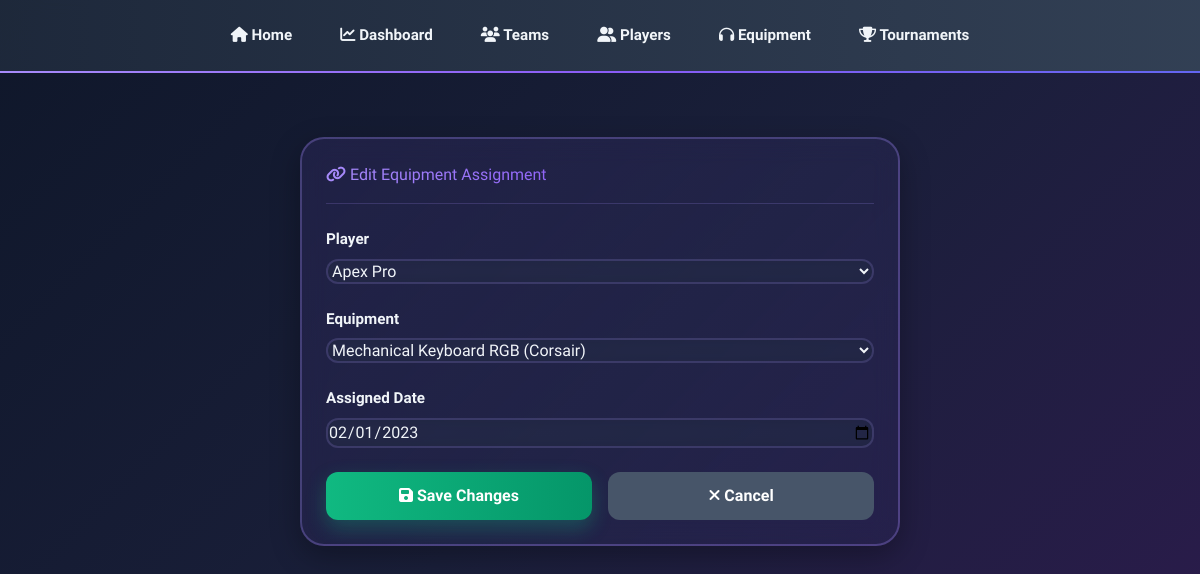
The app's page /assignment/1/edit with its own data.
### tables this page shows
CREATE TABLE EquipmentAssignment (
        AssignmentID INTEGER PRIMARY KEY AUTOINCREMENT,
        PlayerID INTEGER NOT NULL,
        EquipmentID INTEGER NOT NULL,
        AssignedDate DATE NOT NULL,
        FOREIGN KEY (PlayerID) REFERENCES Players(PlayerID),
        FOREIGN KEY (EquipmentID) REFERENCES Equipment(EquipmentID)
    );

CREATE TABLE Players (
        PlayerID INTEGER PRIMARY KEY AUTOINCREMENT,
        PlayerName TEXT NOT NULL,
        TeamID INTEGER NOT NULL,
        Position TEXT NOT NULL,
        JoinDate DATE NOT NULL,
        FOREIGN KEY (TeamID) REFERENCES Teams(TeamID)
    );

CREATE TABLE Equipment (
        EquipmentID INTEGER PRIMARY KEY AUTOINCREMENT,
        EquipmentName TEXT NOT NULL,
        Type TEXT NOT NULL,
        Brand TEXT NOT NULL,
        Price REAL NOT NULL,
        PurchaseDate DATE NOT NULL
    );

### app.py (the view, shortened to what this page needs)
@app.route('/assignment/<int:assignment_id>/edit', methods=['GET', 'POST'])
def edit_assignment(assignment_id):
    conn = get_db_connection()
    assignment = conn.execute('''
        SELECT ea.*, e.EquipmentName, p.PlayerName
        FROM EquipmentAssignment ea
        JOIN Equipment e ON ea.EquipmentID = e.EquipmentID
        JOIN Players p ON ea.PlayerID = p.PlayerID
        WHERE ea.AssignmentID = ?
    ''', (assignment_id,)).fetchone()
    players = conn.execute('SELECT * FROM Players').fetchall()
    equipment = conn.execute('SELECT * FROM Equipment').fetchall()
    conn.close()
    return render_template('edit_assignment.html', assignment=assignment, players=players, equipment=equipment)

### app.py (called while the page is built)
def get_db_connection():
    conn = sqlite3.connect(DATABASE)
    conn.row_factory = sqlite3.Row
    return conn

### templates/edit_assignment.html (shortened to what this page needs)
{% extends "base.html" %}
{% block content %}
<div style="max-width: 600px; margin: 2rem auto;">
    <div class="card form-card">
        <div class="card-header">
            <h1><i class="fas fa-link"></i> Edit Equipment Assignment</h1>
        </div>
        <form method="POST" action="/assignment/{{ assignment['AssignmentID'] }}/edit">
            <div class="form-group">
                <label for="player_id">Player</label>
                <select id="player_id" name="player_id" required>
                    {% for player in players %}
                    <option value="{{ player['PlayerID'] }}" {% if player['PlayerID']==assignment['PlayerID']
                        %}selected{% endif %}>
                        {{ player['PlayerName'] }}
                    </option>
                    {% endfor %}
                </select>
            </div>
            <div class="form-group">
                <label for="equipment_id">Equipment</label>
                <select id="equipment_id" name="equipment_id" required>
                    {% for eq in equipment %}
                    <option value="{{ eq['EquipmentID'] }}" {% if eq['EquipmentID']==assignment['EquipmentID']
                        %}selected{% endif %}>
                        {{ eq['EquipmentName'] }} ({{ eq['Brand'] }})
                    </option>
                    {% endfor %}
                </select>
            </div>
            <div class="form-group">
                <label for="assigned_date">Assigned Date</label>
                <input type="date" id="assigned_date" name="assigned_date" value="{{ assignment['AssignedDate'] }}"
                    required>
            </div>
            <div style="display: flex; gap: 1rem;">
                <button type="submit" class="btn btn-success" style="flex: 1;"><i class="fas fa-save"></i> Save
                    Changes</button>
                <a href="/equipment" class="btn btn-secondary" style="flex: 1; text-align: center;"><i
                        class="fas fa-times"></i> Cancel</a>
            </div>
        </form>
    </div>
</div>
{% endblock %}

### templates/base.html (style rules this page uses)
* { transition: all 0.3s ease; }
body { background: linear-gradient(135deg, #0f172a 0%, #1a1f3a 50%, #2d1b4e 100%); min-height: 100vh; overflow-x: hidden; color: #f1f5f9; font-family: 'Segoe UI', -apple-system, BlinkMacSystemFont, sans-serif; }
h1 { font-size: 2.25rem; font-weight: 900; margin-bottom: 2rem; background: linear-gradient(to right, #a78bfa, #8b5cf6, #6366f1); -webkit-background-clip: text; -webkit-text-fill-color: transparent; background-clip: text; }
.card { backdrop-filter: blur(12px); background: linear-gradient(135deg, rgba(30, 41, 59, 0.8) 0%, rgba(51, 65, 85, 0.5) 100%); border: 1px solid rgba(167, 139, 250, 0.2); border-radius: 1.5rem; padding: 1.5rem; box-shadow: 0 10px 30px rgba(0, 0, 0, 0.3); margin-bottom: 2rem; transition: all 0.5s; position: relative; overflow: hidden; }
.card-header { display: flex; flex-direction: column; gap: 0.75rem; margin-bottom: 1.5rem; padding-bottom: 1rem; border-bottom: 1px solid rgba(167, 139, 250, 0.2); }
.form-card { backdrop-filter: blur(12px); background: linear-gradient(135deg, rgba(139, 92, 246, 0.1) 0%, rgba(99, 102, 241, 0.05) 100%); border: 2px solid rgba(167, 139, 250, 0.3); border-radius: 1.5rem; padding: 1.5rem; margin-bottom: 2rem; }
.form-group { margin-bottom: 1.5rem; }
label { display: block; margin-bottom: 0.5rem; font-weight: 600; color: #f1f5f9; font-size: 0.95rem; }
input, select, textarea { width: 100%; padding: 0.75rem 1rem; background: rgba(30, 41, 59, 0.5); backdrop-filter: blur(8px); border: 2px solid rgba(167, 139, 250, 0.2); border-radius: 0.75rem; color: #f1f5f9; font-size: 1rem; transition: all 0.3s; font-family: inherit; }
input::placeholder, select::placeholder { color: #94a3b8; }
.btn { display: inline-block; padding: 0.75rem 1.5rem; font-weight: bold; border-radius: 0.75rem; border: none; cursor: pointer; transition: all 0.3s; color: white; text-decoration: none; font-size: 1rem; }
.btn-secondary { background: #475569; transition: all 0.3s; }
.btn-success { background: linear-gradient(to right, #10b981, #059669); box-shadow: 0 8px 20px rgba(16, 185, 129, 0.3); transition: all 0.3s; }

### records on screen
EquipmentAssignment: player_id "Apex Pro", equipment_id "Mechanical Keyboard RGB (Corsair)", assigned_date "02/01/2023"
